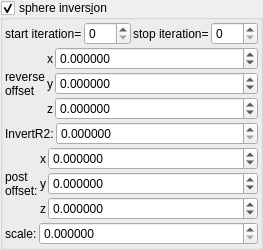
    <widget class="MyGroupBox" name="groupCheck_transf_sphere_inversion_enabled_false">
     <property name="title">
      <string>sphere invers&amp;ion</string>
     </property>
     <property name="checkable">
      <bool>true</bool>
     </property>
     <layout class="QVBoxLayout" name="verticalLayout_12" stretch="0,0,0,0,0">
      <property name="spacing">
       <number>2</number>
      </property>
      <property name="leftMargin">
       <number>2</number>
      </property>
      <property name="topMargin">
       <number>2</number>
      </property>
      <property name="rightMargin">
       <number>2</number>
      </property>
      <property name="bottomMargin">
       <number>2</number>
      </property>
      <item>
       <layout class="QHBoxLayout" name="horizontalLayout_10" stretch="0,1,0,1">
        <property name="topMargin">
         <number>0</number>
        </property>
        <item>
         <widget class="QLabel" name="label_82">
          <property name="text">
           <string>start iteration=</string>
          </property>
          <property name="wordWrap">
           <bool>true</bool>
          </property>
         </widget>
        </item>
        <item>
         <widget class="MySpinBox" name="spinboxInt_transf_start_iterations_X">
          <property name="sizePolicy">
           <sizepolicy hsizetype="Minimum" vsizetype="Maximum">
            <horstretch>0</horstretch>
            <verstretch>0</verstretch>
           </sizepolicy>
          </property>
          <property name="minimum">
           <number>0</number>
          </property>
          <property name="maximum">
           <number>999</number>
          </property>
          <property name="value">
           <number>0</number>
          </property>
         </widget>
        </item>
        <item>
         <widget class="QLabel" name="label_70">
          <property name="text">
           <string>stop iteration=</string>
          </property>
          <property name="wordWrap">
           <bool>true</bool>
          </property>
         </widget>
        </item>
        <item>
         <widget class="MySpinBox" name="spinboxInt_transf_stop_iterations_1">
          <property name="sizePolicy">
           <sizepolicy hsizetype="Preferred" vsizetype="Maximum">
            <horstretch>0</horstretch>
            <verstretch>0</verstretch>
           </sizepolicy>
          </property>
          <property name="maximum">
           <number>999</number>
          </property>
         </widget>
        </item>
       </layout>
      </item>
      <item>
       <layout class="QGridLayout" name="gridLayout_8" columnstretch="0,0,1">
        <property name="spacing">
         <number>2</number>
        </property>
        <item row="2" column="1">
         <widget class="QLabel" name="label_52">
          <property name="font">
           <font>
            <weight>50</weight>
            <bold>false</bold>
           </font>
          </property>
          <property name="text">
           <string notr="true">z</string>
          </property>
         </widget>
        </item>
        <item row="0" column="1">
         <widget class="QLabel" name="label_53">
          <property name="font">
           <font>
            <weight>50</weight>
            <bold>false</bold>
           </font>
          </property>
          <property name="text">
           <string notr="true">x</string>
          </property>
         </widget>
        </item>
        <item row="1" column="1">
         <widget class="QLabel" name="label_54">
          <property name="font">
           <font>
            <weight>50</weight>
            <bold>false</bold>
           </font>
          </property>
          <property name="text">
           <string notr="true">y</string>
          </property>
         </widget>
        </item>
        <item row="0" column="0" rowspan="3">
         <widget class="QLabel" name="label_55">
          <property name="font">
           <font>
            <weight>50</weight>
            <bold>false</bold>
           </font>
          </property>
          <property name="text">
           <string>reverse
offset</string>
          </property>
         </widget>
        </item>
        <item row="0" column="2">
         <widget class="MyDoubleSpinBox" name="spinbox3_transf_offset_000_x">
          <property name="sizePolicy">
           <sizepolicy hsizetype="Minimum" vsizetype="Maximum">
            <horstretch>0</horstretch>
            <verstretch>0</verstretch>
           </sizepolicy>
          </property>
          <property name="font">
           <font>
            <weight>50</weight>
            <bold>false</bold>
           </font>
          </property>
          <property name="prefix">
           <string/>
          </property>
          <property name="suffix">
           <string/>
          </property>
          <property name="decimals">
           <number>6</number>
          </property>
          <property name="minimum">
           <double>-99.989999999999995</double>
          </property>
          <property name="maximum">
           <double>99.989999999999995</double>
          </property>
          <property name="singleStep">
           <double>0.100000000000000</double>
          </property>
         </widget>
        </item>
        <item row="1" column="2">
         <widget class="MyDoubleSpinBox" name="spinbox3_transf_offset_000_y">
          <property name="sizePolicy">
           <sizepolicy hsizetype="Minimum" vsizetype="Maximum">
            <horstretch>0</horstretch>
            <verstretch>0</verstretch>
           </sizepolicy>
          </property>
          <property name="font">
           <font>
            <weight>50</weight>
            <bold>false</bold>
           </font>
          </property>
          <property name="prefix">
           <string/>
          </property>
          <property name="suffix">
           <string/>
          </property>
          <property name="decimals">
           <number>6</number>
          </property>
          <property name="minimum">
           <double>-99.989999999999995</double>
          </property>
          <property name="maximum">
           <double>99.989999999999995</double>
          </property>
          <property name="singleStep">
           <double>0.100000000000000</double>
          </property>
         </widget>
        </item>
        <item row="2" column="2">
         <widget class="MyDoubleSpinBox" name="spinbox3_transf_offset_000_z">
          <property name="sizePolicy">
           <sizepolicy hsizetype="Minimum" vsizetype="Maximum">
            <horstretch>0</horstretch>
            <verstretch>0</verstretch>
           </sizepolicy>
          </property>
          <property name="font">
           <font>
            <weight>50</weight>
            <bold>false</bold>
           </font>
          </property>
          <property name="prefix">
           <string/>
          </property>
          <property name="suffix">
           <string/>
          </property>
          <property name="decimals">
           <number>6</number>
          </property>
          <property name="minimum">
           <double>-99.989999999999995</double>
          </property>
          <property name="maximum">
           <double>99.989999999999995</double>
          </property>
          <property name="singleStep">
           <double>0.100000000000000</double>
          </property>
         </widget>
        </item>
       </layout>
      </item>
      <item>
       <layout class="QGridLayout" name="gridLayout_9" columnstretch="0,1">
        <item row="1" column="1">
         <widget class="MyDoubleSpinBox" name="spinbox_transf_scaleG_1">
          <property name="sizePolicy">
           <sizepolicy hsizetype="Minimum" vsizetype="Maximum">
            <horstretch>0</horstretch>
            <verstretch>0</verstretch>
           </sizepolicy>
          </property>
          <property name="prefix">
           <string/>
          </property>
          <property name="suffix">
           <string/>
          </property>
          <property name="decimals">
           <number>6</number>
          </property>
          <property name="minimum">
           <double>0.000000000000000</double>
          </property>
          <property name="maximum">
           <double>99.989999999999995</double>
          </property>
          <property name="singleStep">
           <double>0.100000000000000</double>
          </property>
         </widget>
        </item>
        <item row="1" column="0">
         <widget class="QLabel" name="label_34">
          <property name="text">
           <string>InvertR2:</string>
          </property>
         </widget>
        </item>
       </layout>
      </item>
      <item>
       <layout class="QGridLayout" name="gridLayout_35" columnstretch="0,0,1">
        <property name="spacing">
         <number>2</number>
        </property>
        <item row="2" column="2">
         <widget class="MyDoubleSpinBox" name="spinbox3_transf_addition_constantP_000_z">
          <property name="sizePolicy">
           <sizepolicy hsizetype="Minimum" vsizetype="Maximum">
            <horstretch>0</horstretch>
            <verstretch>0</verstretch>
           </sizepolicy>
          </property>
          <property name="prefix">
           <string/>
          </property>
          <property name="suffix">
           <string/>
          </property>
          <property name="decimals">
           <number>6</number>
          </property>
          <property name="minimum">
           <double>-99.989999999999995</double>
          </property>
          <property name="maximum">
           <double>99.989999999999995</double>
          </property>
          <property name="singleStep">
           <double>0.100000000000000</double>
          </property>
         </widget>
        </item>
        <item row="0" column="0" rowspan="3">
         <widget class="QLabel" name="label_259">
          <property name="text">
           <string>post
offset:</string>
          </property>
         </widget>
        </item>
        <item row="1" column="2">
         <widget class="MyDoubleSpinBox" name="spinbox3_transf_addition_constantP_000_y">
          <property name="sizePolicy">
           <sizepolicy hsizetype="Minimum" vsizetype="Maximum">
            <horstretch>0</horstretch>
            <verstretch>0</verstretch>
           </sizepolicy>
          </property>
          <property name="prefix">
           <string/>
          </property>
          <property name="suffix">
           <string/>
          </property>
          <property name="decimals">
           <number>6</number>
          </property>
          <property name="minimum">
           <double>-99.989999999999995</double>
          </property>
          <property name="maximum">
           <double>99.989999999999995</double>
          </property>
          <property name="singleStep">
           <double>0.100000000000000</double>
          </property>
         </widget>
        </item>
        <item row="1" column="1">
         <widget class="QLabel" name="label_134">
          <property name="text">
           <string notr="true">y</string>
          </property>
         </widget>
        </item>
        <item row="0" column="2">
         <widget class="MyDoubleSpinBox" name="spinbox3_transf_addition_constantP_000_x">
          <property name="sizePolicy">
           <sizepolicy hsizetype="Minimum" vsizetype="Maximum">
            <horstretch>0</horstretch>
            <verstretch>0</verstretch>
           </sizepolicy>
          </property>
          <property name="prefix">
           <string/>
          </property>
          <property name="suffix">
           <string/>
          </property>
          <property name="decimals">
           <number>6</number>
          </property>
          <property name="minimum">
           <double>-99.989999999999995</double>
          </property>
          <property name="maximum">
           <double>99.989999999999995</double>
          </property>
          <property name="singleStep">
           <double>0.100000000000000</double>
          </property>
         </widget>
        </item>
        <item row="2" column="1">
         <widget class="QLabel" name="label_135">
          <property name="text">
           <string notr="true">z</string>
          </property>
         </widget>
        </item>
        <item row="0" column="1">
         <widget class="QLabel" name="label_126">
          <property name="text">
           <string notr="true">x</string>
          </property>
         </widget>
        </item>
       </layout>
      </item>
      <item>
       <layout class="QGridLayout" name="gridLayout_18" columnstretch="0,1">
        <item row="1" column="1">
         <widget class="MyDoubleSpinBox" name="spinbox_transf_scaleA_1">
          <property name="sizePolicy">
           <sizepolicy hsizetype="Minimum" vsizetype="Maximum">
            <horstretch>0</horstretch>
            <verstretch>0</verstretch>
           </sizepolicy>
          </property>
          <property name="prefix">
           <string/>
          </property>
          <property name="suffix">
           <string/>
          </property>
          <property name="decimals">
           <number>6</number>
          </property>
          <property name="minimum">
           <double>0.000000000000000</double>
          </property>
          <property name="maximum">
           <double>99.989999999999995</double>
          </property>
          <property name="singleStep">
           <double>0.100000000000000</double>
          </property>
         </widget>
        </item>
        <item row="1" column="0">
         <widget class="QLabel" name="label_35">
          <property name="text">
           <string>scale:</string>
          </property>
         </widget>
        </item>
       </layout>
      </item>
     </layout>
    </widget>
